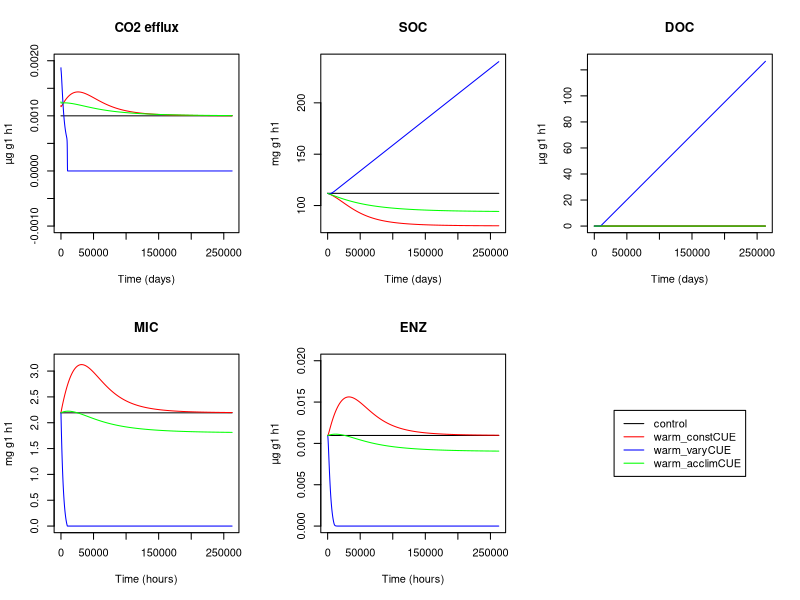

Reproduce this figure in R.
## ---- chunk 1
knitr::opts_chunk$set(echo = TRUE)
## ---- chunk 2
microbial_model <- function (t, states, parms){

#unpack states
SOC <- states[1]
DOC <- states[2]
MIC <- states[3]
ENZ <- states[4]

#unpack parameters
  temp <- parms[1] 
  inputSOC <- parms[2]
  inputDOC <- parms[3]
  rdeath <- parms[4]
  rEnzProd <- parms[5]
  rEnzLoss <- parms[6]
  MICtoSOC <- parms[7]
  CUE0 <- parms[8]
  CUEslope <- parms[9]
  Vmax0 <- parms[10]
  Vmaxuptake0 <- parms[11]
  Km0 <- parms[12]
  Kmuptake0 <- parms[13]
  Kmslope <- parms[14]
  Kmuptakeslope <- parms[15]
  Ea <- parms[16]
  Eauptake <- parms[17]
  gasconst <- parms[18]

#calculate stuff to go into fluxes
vmaxuptake = Vmaxuptake0 *exp(-Eauptake/(gasconst * (temp +273)))
Kmuptake = Kmuptakeslope * temp + Kmuptake0
Vmax = Vmax0 * exp(-Ea/(gasconst *(temp+273)))
Km = Kmslope * temp + Km0


#calculate fluxes 
ASSIM = vmaxuptake * MIC * (DOC/(Kmuptake+DOC))
CUE = CUEslope * temp + CUE0
DEATH = rdeath * MIC
EPROD = rEnzProd *MIC
ELOSS = rEnzLoss *ENZ
DECOMP = Vmax * ENZ * (SOC/(Km + SOC))


# differential equations
dSOC_dt = inputSOC + DEATH * MICtoSOC - DECOMP
dDOC_dt = inputDOC + DEATH * (1 - MICtoSOC) + DECOMP + ELOSS - ASSIM
dMIC_dt = ASSIM * CUE - DEATH - EPROD
dENZ_dt = EPROD - ELOSS
CO2 = ASSIM * (1- CUE) 


return(list(c(dSOC_dt = dSOC_dt,
              dDOC_dt = dDOC_dt,
              dMIC_dt = dMIC_dt,
              dENZ_dt = dENZ_dt), 
            c(CO2 = CO2)))   
}

parms <- c(
20, # temp
0.0005,  # inputSOC
0.0005,  # inputDOC
0.0002, # rdeath
0.000005, # rEnzProd
0.001, # rEnzLoss
0.5, # MICtoSOC
0.63, # CUE0
-0.016,  # CUEslope
100000000,  # Vmax0
100000000, # Vmaxuptake0
500, # Km0
0.1, # Kmuptake0
5, # Kmslope
0.01, # Kmuptakeslope
47, # Ea
47, # Eauptake
0.008314 # gasconst
)

#initialize model

yini <- c(
  SOC = 100,
  DOC = 0.5,
  MIC = 0.5, 
  ENZ = 0.01)


simulation_time <- (100*365*24)
dt <- 24
times <- seq(1, simulation_time, by = dt)

library(deSolve)

out <- ode(y = yini, times = times, func = microbial_model, parms = parms, method = "lsoda")
out <- as.data.frame(out)


tail(out,1) #where 'out' is the output of the ODE solver

## ---- chunk 3
microbial_model <- function (t, states, parms){

#unpack states
SOC <- states[1]
DOC <- states[2]
MIC <- states[3]
ENZ <- states[4]

#unpack parameters
  temp <- parms[1] 
  inputSOC <- parms[2]
  inputDOC <- parms[3]
  rdeath <- parms[4]
  rEnzProd <- parms[5]
  rEnzLoss <- parms[6]
  MICtoSOC <- parms[7]
  CUE <- parms[8]
  Vmax0 <- parms[9]
  Vmaxuptake0 <- parms[10]
  Km0 <- parms[11]
  Kmuptake0 <- parms[12]
  Kmslope <- parms[13]
  Kmuptakeslope <- parms[14]
  Ea <- parms[15]
  Eauptake <- parms[16]
  gasconst <- parms[17]

#calculate stuff to go into fluxes
vmaxuptake = Vmaxuptake0 *exp(-Eauptake/(gasconst * (temp +273)))
Kmuptake = Kmuptakeslope * temp + Kmuptake0
Vmax = Vmax0 * exp(-Ea/(gasconst *(temp+273)))
Km = Kmslope * temp + Km0


#calculate fluxes 
ASSIM = vmaxuptake * MIC * (DOC/(Kmuptake+DOC))
DEATH = rdeath * MIC
EPROD = rEnzProd *MIC
ELOSS = rEnzLoss *ENZ
DECOMP = Vmax * ENZ * (SOC/(Km + SOC))


# differential equations
dSOC_dt = inputSOC + DEATH * MICtoSOC - DECOMP
dDOC_dt = inputDOC + DEATH * (1 - MICtoSOC) + DECOMP + ELOSS - ASSIM
dMIC_dt = ASSIM * CUE - DEATH - EPROD
dENZ_dt = EPROD - ELOSS
CO2 = ASSIM * (1- CUE) 


return(list(c(dSOC_dt = dSOC_dt,
              dDOC_dt = dDOC_dt,
              dMIC_dt = dMIC_dt,
              dENZ_dt = dENZ_dt), 
            c(CO2 = CO2)))   
}
## ---- chunk 4
parms <- c(
20, # temp
0.0005,  # inputSOC
0.0005,  # inputDOC
0.0002, # rdeath
0.000005, # rEnzProd
0.001, # rEnzLoss
0.5, # MICtoSOC
0.31, # CUE
100000000,  # Vmax0
100000000, # Vmaxuptake0
500, # Km0
0.1, # Kmuptake0
5, # Kmslope
0.01, # Kmuptakeslope
47, # Ea
47, # Eauptake
0.008314 # gasconst,
)

#this is from the spinup number

yini <- c(
  SOC = 111.8763,
  DOC = 0.0004758168,
  MIC = 2.191582, 
  ENZ = 0.01095791)

library(deSolve)

simulation_time <- (30*365*24) #30 years
dt <- 24
times <- seq(1, simulation_time, by = dt)

control <- ode(y = yini, times = times, func = microbial_model, parms = parms, method = "lsoda")
control <- as.data.frame(control)
## ---- chunk 5
parms <- c(
25, # temp increased 5 degrees
0.0005,  # inputSOC
0.0005,  # inputDOC
0.0002, # rdeath
0.000005, # rEnzProd
0.001, # rEnzLoss
0.5, # MICtoSOC
0.31, # CUE
100000000,  # Vmax0
100000000, # Vmaxuptake0
500, # Km0
0.1, # Kmuptake0
5, # Kmslope
0.01, # Kmuptakeslope
47, # Ea
47, # Eauptake
0.008314 # gasconst,
)

#this is from the spinup number

yini <- c(
  SOC = 111.8763,
  DOC = 0.0004758168,
  MIC = 2.191582, 
  ENZ = 0.01095791)

library(deSolve)

simulation_time <- (30*365*24) #30 years
dt <- 24
times <- seq(1, simulation_time, by = dt)

warm_constCUE <- ode(y = yini, times = times, func = microbial_model, parms = parms, method = "lsoda")
warm_constCUE <- as.data.frame(warm_constCUE)
## ---- chunk 6

microbial_model <- function (t, states, parms){

#unpack states
SOC <- states[1]
DOC <- states[2]
MIC <- states[3]
ENZ <- states[4]

#unpack parameters
  temp <- parms[1] 
  inputSOC <- parms[2]
  inputDOC <- parms[3]
  rdeath <- parms[4]
  rEnzProd <- parms[5]
  rEnzLoss <- parms[6]
  MICtoSOC <- parms[7]
  CUE0 <- parms[8]
  CUEslope <- parms[9]
  Vmax0 <- parms[10]
  Vmaxuptake0 <- parms[11]
  Km0 <- parms[12]
  Kmuptake0 <- parms[13]
  Kmslope <- parms[14]
  Kmuptakeslope <- parms[15]
  Ea <- parms[16]
  Eauptake <- parms[17]
  gasconst <- parms[18]

#calculate stuff to go into fluxes
vmaxuptake = Vmaxuptake0 *exp(-Eauptake/(gasconst * (temp +273)))
Kmuptake = Kmuptakeslope * temp + Kmuptake0
Vmax = Vmax0 * exp(-Ea/(gasconst *(temp+273)))
Km = Kmslope * temp + Km0


#calculate fluxes 
ASSIM = vmaxuptake * MIC * (DOC/(Kmuptake+DOC))
CUE = CUEslope * temp + CUE0
DEATH = rdeath * MIC
EPROD = rEnzProd *MIC
ELOSS = rEnzLoss *ENZ
DECOMP = Vmax * ENZ * (SOC/(Km + SOC))


# differential equations
dSOC_dt = inputSOC + DEATH * MICtoSOC - DECOMP
dDOC_dt = inputDOC + DEATH * (1 - MICtoSOC) + DECOMP + ELOSS - ASSIM
dMIC_dt = ASSIM * CUE - DEATH - EPROD
dENZ_dt = EPROD - ELOSS
CO2 = ASSIM * (1- CUE) 


return(list(c(dSOC_dt = dSOC_dt,
              dDOC_dt = dDOC_dt,
              dMIC_dt = dMIC_dt,
              dENZ_dt = dENZ_dt), 
            c(CO2 = CO2)))   
}

parms <- c(
25, # temp increased 5 degrees
0.0005,  # inputSOC
0.0005,  # inputDOC
0.0002, # rdeath
0.000005, # rEnzProd
0.001, # rEnzLoss
0.5, # MICtoSOC
0.31, # CUE0
-0.016,  # CUEslope
100000000,  # Vmax0
100000000, # Vmaxuptake0
500, # Km0
0.1, # Kmuptake0
5, # Kmslope
0.01, # Kmuptakeslope
47, # Ea
47, # Eauptake
0.008314 # gasconst,
)

#this is from the spinup number

yini <- c(
  SOC = 111.8763,
  DOC = 0.0004758168,
  MIC = 2.191582, 
  ENZ = 0.01095791)

library(deSolve)

simulation_time <- (30*365*24) #30 years
dt <- 24
times <- seq(1, simulation_time, by = dt)

warm_varyCUE <- ode(y = yini, times = times, func = microbial_model, parms = parms, method = "lsoda")
warm_varyCUE <- as.data.frame(warm_varyCUE)
## ---- chunk 7
#acclimate CUE by reducing temp sensitivity by 50%
microbial_model <- function (t, states, parms){

#unpack states
SOC <- states[1]
DOC <- states[2]
MIC <- states[3]
ENZ <- states[4]

#unpack parameters
  temp <- parms[1] 
  inputSOC <- parms[2]
  inputDOC <- parms[3]
  rdeath <- parms[4]
  rEnzProd <- parms[5]
  rEnzLoss <- parms[6]
  MICtoSOC <- parms[7]
  CUE <- parms[8]
  Vmax0 <- parms[9]
  Vmaxuptake0 <- parms[10]
  Km0 <- parms[11]
  Kmuptake0 <- parms[12]
  Kmslope <- parms[13]
  Kmuptakeslope <- parms[14]
  Ea <- parms[15]
  Eauptake <- parms[16]
  gasconst <- parms[17]

#calculate stuff to go into fluxes
vmaxuptake = Vmaxuptake0 *exp(-Eauptake/(gasconst * (temp +273)))
Kmuptake = Kmuptakeslope * temp + Kmuptake0
Vmax = Vmax0 * exp(-Ea/(gasconst *((temp+273))))
Km = Kmslope * temp + Km0


#calculate fluxes 
ASSIM = vmaxuptake * MIC * (DOC/(Kmuptake+DOC))
DEATH = rdeath * MIC
EPROD = rEnzProd *MIC
ELOSS = rEnzLoss *ENZ
DECOMP = Vmax * ENZ * (SOC/(Km + SOC))


# differential equations
dSOC_dt = inputSOC + DEATH * MICtoSOC - DECOMP
dDOC_dt = inputDOC + DEATH * (1 - MICtoSOC) + DECOMP + ELOSS - ASSIM
dMIC_dt = ASSIM * CUE - DEATH - EPROD
dENZ_dt = EPROD - ELOSS
CO2 = ASSIM * (1- CUE) 


return(list(c(dSOC_dt = dSOC_dt,
              dDOC_dt = dDOC_dt,
              dMIC_dt = dMIC_dt,
              dENZ_dt = dENZ_dt), 
            c(CO2 = CO2)))   
}

parms <- c(
25, # temp increased 5 degrees
0.0005,  # inputSOC
0.0005,  # inputDOC
0.0002, # rdeath
0.000005, # rEnzProd
0.001, # rEnzLoss
0.5, # MICtoSOC
0.27, # CUE
100000000,  # Vmax0
100000000, # Vmaxuptake0
500, # Km0
0.1, # Kmuptake0
5, # Kmslope
0.01, # Kmuptakeslope
47, # Ea
47, # Eauptake
0.008314 # gasconst,
)

#this is from the spinup number
yini <- c(
  SOC = 111.8763,
  DOC = 0.0004758168,
  MIC = 2.191582, 
  ENZ = 0.01095791)

library(deSolve)

simulation_time <- (30*365*24) #30 years
dt <- 24
times <- seq(1, simulation_time, by = dt)

warm_acclimCUE <- ode(y = yini, times = times, func = microbial_model, parms = parms, method = "lsoda")
warm_acclimCUE <- as.data.frame(warm_acclimCUE)
## ---- chunk 8
par(mfrow=c(2,3)) #First number is the number of rows, and the second number is the number of columns in the plot

#Plot like normal
plot(times, control$CO2.MIC, xlab = "Time (days)", ylab = "µg g1 h1", main = "CO2 efflux", type = "l", col = "black", ylim = c(-.001,0.002))
lines(times, warm_constCUE$CO2, col = "red")
lines(times, warm_varyCUE$CO2, col = "blue")
lines(times, warm_acclimCUE$CO2, col = "green")


#SOC
plot(times, control$SOC, xlab = "Time (days)", ylab = "mg g1 h1", main = "SOC", type = "l", col = "black", ylim = c(80,241))
lines(times, warm_constCUE$SOC, col = "red")
lines(times, warm_varyCUE$SOC, col = "blue")
lines(times, warm_acclimCUE$SOC, col = "green")

#DOC
plot(times, control$DOC, xlab = "Time (days)", ylab = "µg g1 h1", main = "DOC", type = "l", col = "black", ylim = c(0,127))
lines(times, warm_constCUE$DOC, col = "red")
lines(times, warm_varyCUE$DOC, col = "blue")
lines(times, warm_acclimCUE$DOC, col = "green")

#MIC
plot(times, control$MIC, xlab = "Time (hours)", ylab = "mg g1 h1", main = "MIC", type = "l", col = "black", ylim = c(0, 3.2))
lines(times, warm_constCUE$MIC, col = "red")
lines(times, warm_varyCUE$MIC, col = "blue")
lines(times, warm_acclimCUE$MIC, col = "green")

#ENZ
plot(times, control$ENZ, xlab = "Time (hours)", ylab = "µg g1 h1", main = "ENZ", type = "l", col = "black", ylim = c(0, .02))
lines(times, warm_constCUE$ENZ, col = "red")
lines(times, warm_varyCUE$ENZ, col = "blue")
lines(times, warm_acclimCUE$ENZ, col = "green")

#help from chat gpt because I couldn't figure out how to make my legend not on top of everything else
plot.new()  # Empty plot space
legend("center", legend = c("control", "warm_constCUE", "warm_varyCUE", "warm_acclimCUE"), col = c("black", "red", "blue", "green"), lty = c(1, 1, 1, 1))
